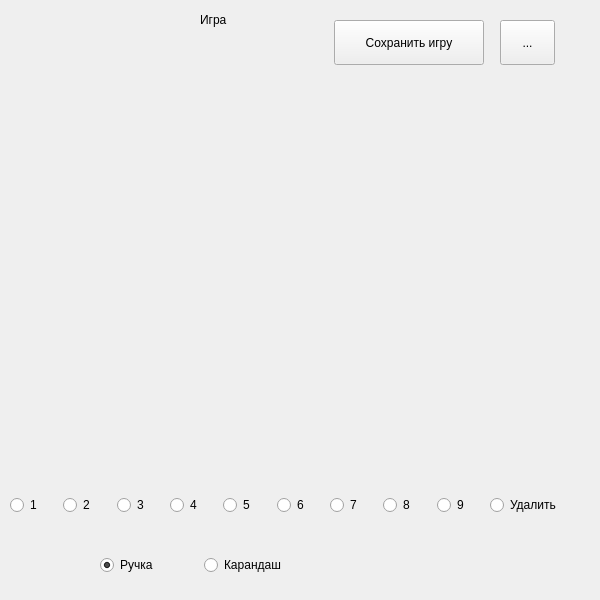
<?xml version="1.0" encoding="UTF-8"?>
<ui version="4.0">
 <class>Form</class>
 <widget class="QWidget" name="Form">
  <property name="geometry">
   <rect>
    <x>0</x>
    <y>0</y>
    <width>600</width>
    <height>600</height>
   </rect>
  </property>
  <property name="windowTitle">
   <string>Form</string>
  </property>
  <widget class="QToolButton" name="toolButton">
   <property name="geometry">
    <rect>
     <x>500</x>
     <y>20</y>
     <width>55</width>
     <height>45</height>
    </rect>
   </property>
   <property name="text">
    <string>...</string>
   </property>
  </widget>
  <widget class="QLabel" name="label">
   <property name="geometry">
    <rect>
     <x>200</x>
     <y>10</y>
     <width>200</width>
     <height>20</height>
    </rect>
   </property>
   <property name="text">
    <string>Игра</string>
   </property>
  </widget>
  <widget class="QWidget" name="gridLayoutWidget">
   <property name="geometry">
    <rect>
     <x>50</x>
     <y>70</y>
     <width>511</width>
     <height>401</height>
    </rect>
   </property>
   <layout class="QGridLayout" name="ui_field"/>
  </widget>
  <widget class="QPushButton" name="btn_save">
   <property name="geometry">
    <rect>
     <x>334</x>
     <y>20</y>
     <width>150</width>
     <height>45</height>
    </rect>
   </property>
   <property name="text">
    <string>Сохранить игру</string>
   </property>
  </widget>
  <widget class="QWidget" name="horizontalLayoutWidget">
   <property name="geometry">
    <rect>
     <x>100</x>
     <y>540</y>
     <width>201</width>
     <height>51</height>
    </rect>
   </property>
   <layout class="QHBoxLayout" name="horizontalLayout">
    <item>
     <widget class="QRadioButton" name="radio_pen">
      <property name="autoFillBackground">
       <bool>false</bool>
      </property>
      <property name="text">
       <string>Ручка</string>
      </property>
      <property name="checked">
       <bool>true</bool>
      </property>
      <property name="autoRepeat">
       <bool>false</bool>
      </property>
     </widget>
    </item>
    <item>
     <widget class="QRadioButton" name="radio_pencil">
      <property name="text">
       <string>Карандаш</string>
      </property>
     </widget>
    </item>
   </layout>
  </widget>
  <widget class="QWidget" name="horizontalLayoutWidget_2">
   <property name="geometry">
    <rect>
     <x>10</x>
     <y>470</y>
     <width>551</width>
     <height>71</height>
    </rect>
   </property>
   <layout class="QHBoxLayout" name="horizontalLayout_2">
    <item>
     <widget class="QRadioButton" name="radio1">
      <property name="text">
       <string>1</string>
      </property>
     </widget>
    </item>
    <item>
     <widget class="QRadioButton" name="radio2">
      <property name="text">
       <string>2</string>
      </property>
     </widget>
    </item>
    <item>
     <widget class="QRadioButton" name="radio3">
      <property name="text">
       <string>3</string>
      </property>
     </widget>
    </item>
    <item>
     <widget class="QRadioButton" name="radio4">
      <property name="text">
       <string>4</string>
      </property>
     </widget>
    </item>
    <item>
     <widget class="QRadioButton" name="radio5">
      <property name="text">
       <string>5</string>
      </property>
     </widget>
    </item>
    <item>
     <widget class="QRadioButton" name="radio6">
      <property name="text">
       <string>6</string>
      </property>
     </widget>
    </item>
    <item>
     <widget class="QRadioButton" name="radio7">
      <property name="text">
       <string>7</string>
      </property>
     </widget>
    </item>
    <item>
     <widget class="QRadioButton" name="radio8">
      <property name="text">
       <string>8</string>
      </property>
     </widget>
    </item>
    <item>
     <widget class="QRadioButton" name="radio9">
      <property name="text">
       <string>9</string>
      </property>
     </widget>
    </item>
    <item>
     <widget class="QRadioButton" name="radio100">
      <property name="text">
       <string>Удалить</string>
      </property>
     </widget>
    </item>
   </layout>
  </widget>
  <widget class="QLabel" name="error">
   <property name="geometry">
    <rect>
     <x>340</x>
     <y>543</y>
     <width>221</width>
     <height>31</height>
    </rect>
   </property>
   <property name="text">
    <string/>
   </property>
  </widget>
 </widget>
 <resources/>
 <connections/>
</ui>
